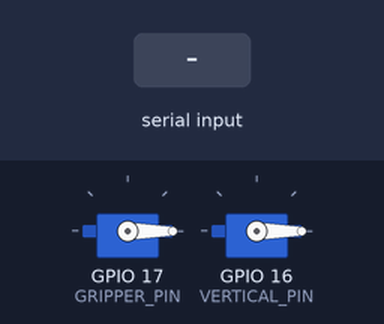
Recording of a program running on a simulated ESP32. Parts: 2 × servo. Inputs (shaded band) come from the test bench. What the program prints to the serial monitor is not drawn.

Above: at 1.2 s.
1.3 s: "90,45\n" received over Serial
At 2.5 s:
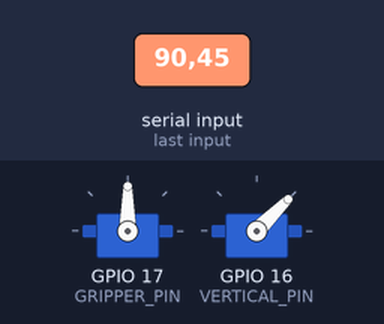
3.4 s: "30,150\n" received over Serial
At 4.7 s:
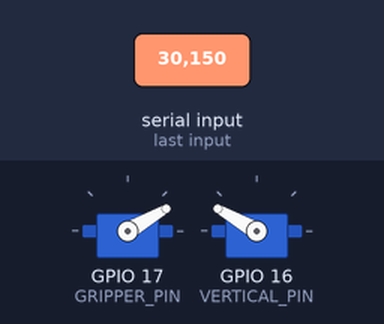
5.6 s: "1,90\n" received over Serial
At 6.8 s:
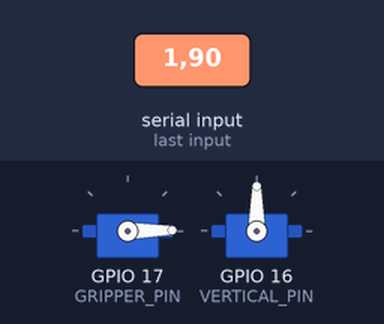
Timing chart, 0 to 8.6 s (numbered marks = the images above; inputs shaded):
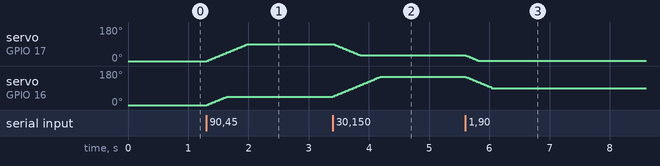

The program:

main.cpp
```cpp
#include <Arduino.h>
#include <ESP32Servo.h>

Servo gripperServo;
Servo verticalServo;


// SERVO PINS
const int GRIPPER_PIN = 17;
const int VERTICAL_PIN = 16;


// MOVEMENT SETTINGS
const int STEP_SIZE = 2;
const unsigned long STEP_INTERVAL = 15;


// GRIPPER
int gripperCurrent = 0;
int gripperTarget = 0;


// VERTICAL
int verticalCurrent = 0;
int verticalTarget = 0;


// TIMING
unsigned long previousStep = 0;


// SERIAL BUFFER
String inputBuffer = "";


void processSerial() {

    while (Serial.available() > 0) {

        char received = Serial.read();

        if (received == '\n') {

            inputBuffer.trim();

            int separator = inputBuffer.indexOf(',');

            if (separator > 0) {

                int gripper = inputBuffer.substring(
                    0, separator
                ).toInt();

                int vertical = inputBuffer.substring(
                    separator + 1
                ).toInt();

                if (
                    gripper >= 0 && gripper <= 180 &&
                    vertical >= 0 && vertical <= 150
                ) {

                    gripperTarget = gripper;
                    verticalTarget = vertical;

                }
            }

            inputBuffer = "";

        } else if (received != '\r') {

            if (inputBuffer.length() < 20) {
                inputBuffer += received;
            } else {
                inputBuffer = "";
            }
        }
    }
}


void updateServo(
    Servo &servo,
    int &currentAngle,
    int targetAngle
) {

    if (currentAngle < targetAngle) {

        currentAngle += STEP_SIZE;

        if (currentAngle > targetAngle) {
            currentAngle = targetAngle;
        }

        servo.write(currentAngle);
    }

    else if (currentAngle > targetAngle) {

        currentAngle -= STEP_SIZE;

        if (currentAngle < targetAngle) {
            currentAngle = targetAngle;
        }

        servo.write(currentAngle);
    }
}


void moveServos() {

    unsigned long now = millis();

    if (now - previousStep >= STEP_INTERVAL) {

        previousStep = now;

        updateServo(
            gripperServo,
            gripperCurrent,
            gripperTarget
        );

        updateServo(
            verticalServo,
            verticalCurrent,
            verticalTarget
        );
    }
}


void setup() {

    Serial.begin(115200);

    gripperServo.setPeriodHertz(50);
    verticalServo.setPeriodHertz(50);

    gripperServo.attach(GRIPPER_PIN, 500, 2400);
    verticalServo.attach(VERTICAL_PIN, 500, 2400);

    gripperServo.write(0);
    verticalServo.write(0);

    Serial.println("Robot initialized.");
}


void loop() {
    processSerial();

    moveServos();
}
```

Measured:
- after the input at 1.3 s, servo on GPIO 17 (GRIPPER_PIN): moves from 0° to 90° over 0.67 s, starting at once; servo on GPIO 16 (VERTICAL_PIN): moves from 0° to 45° over 0.33 s, starting at once
- after the input at 3.4 s, servo on GPIO 17 (GRIPPER_PIN): moves from 90° to 30° over 0.45 s, starting at once; servo on GPIO 16 (VERTICAL_PIN): moves from 45° to 150° over 0.79 s, starting at once
- after the input at 5.6 s, servo on GPIO 17 (GRIPPER_PIN): 30° → 1° at once; servo on GPIO 16 (VERTICAL_PIN): moves from 150° to 90° over 0.44 s, starting at once
